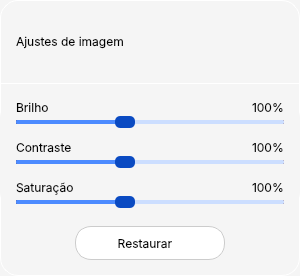
     <widget class="QWidget" name="wdgAdjustments" native="true">
      <property name="sizePolicy">
       <sizepolicy hsizetype="Preferred" vsizetype="Fixed">
        <horstretch>0</horstretch>
        <verstretch>0</verstretch>
       </sizepolicy>
      </property>
      <property name="minimumSize">
       <size>
        <width>300</width>
        <height>276</height>
       </size>
      </property>
      <property name="maximumSize">
       <size>
        <width>300</width>
        <height>276</height>
       </size>
      </property>
      <property name="layoutDirection">
       <enum>Qt::LayoutDirection::LeftToRight</enum>
      </property>
      <property name="autoFillBackground">
       <bool>false</bool>
      </property>
      <property name="styleSheet">
       <string notr="true">QWidget {
    background-color: rgb(245, 245, 245);
    border: 1px solid rgb(255, 255, 255);
    border-radius: 18px;
}

QLabel {
	border: none;
	color: rgb(0, 0, 0);
}
</string>
      </property>
      <layout class="QVBoxLayout" name="verticalLayout_63">
       <property name="spacing">
        <number>16</number>
       </property>
       <property name="leftMargin">
        <number>0</number>
       </property>
       <property name="topMargin">
        <number>16</number>
       </property>
       <property name="rightMargin">
        <number>0</number>
       </property>
       <property name="bottomMargin">
        <number>16</number>
       </property>
       <item>
        <layout class="QHBoxLayout" name="horizontalLayout_94">
         <item>
          <spacer name="hspacerAdjustments_1">
           <property name="orientation">
            <enum>Qt::Orientation::Horizontal</enum>
           </property>
           <property name="sizeType">
            <enum>QSizePolicy::Policy::Fixed</enum>
           </property>
           <property name="sizeHint" stdset="0">
            <size>
             <width>16</width>
             <height>16</height>
            </size>
           </property>
          </spacer>
         </item>
         <item>
          <widget class="QLabel" name="lblAdjustmentsTitle">
           <property name="font">
            <font>
             <family>Inter</family>
             <pointsize>9</pointsize>
             <hintingpreference>PreferNoHinting</hintingpreference>
             <fontweight>Medium</fontweight>
            </font>
           </property>
           <property name="text">
            <string>Ajustes de imagem</string>
           </property>
          </widget>
         </item>
         <item>
          <spacer name="hspacerAdjustments_2">
           <property name="orientation">
            <enum>Qt::Orientation::Horizontal</enum>
           </property>
           <property name="sizeHint" stdset="0">
            <size>
             <width>40</width>
             <height>20</height>
            </size>
           </property>
          </spacer>
         </item>
        </layout>
       </item>
       <item>
        <widget class="Line" name="lineAdjustments">
         <property name="maximumSize">
          <size>
           <width>16777215</width>
           <height>1</height>
          </size>
         </property>
         <property name="styleSheet">
          <string notr="true">QWidget{
	background-color: rgb(28, 28, 28);
}</string>
         </property>
         <property name="orientation">
          <enum>Qt::Orientation::Horizontal</enum>
         </property>
        </widget>
       </item>
       <item>
        <widget class="QFrame" name="frame_7">
         <property name="styleSheet">
          <string notr="true">QFrame{
	background-color: rgb(245, 245, 245);
	border: none;
}</string>
         </property>
         <property name="frameShape">
          <enum>QFrame::Shape::StyledPanel</enum>
         </property>
         <property name="frameShadow">
          <enum>QFrame::Shadow::Raised</enum>
         </property>
         <layout class="QVBoxLayout" name="verticalLayout_7">
          <property name="spacing">
           <number>10</number>
          </property>
          <property name="leftMargin">
           <number>16</number>
          </property>
          <property name="topMargin">
           <number>0</number>
          </property>
          <property name="rightMargin">
           <number>16</number>
          </property>
          <property name="bottomMargin">
           <number>0</number>
          </property>
          <item>
           <widget class="QFrame" name="frame_4">
            <property name="enabled">
             <bool>true</bool>
            </property>
            <property name="sizePolicy">
             <sizepolicy hsizetype="Preferred" vsizetype="Preferred">
              <horstretch>0</horstretch>
              <verstretch>0</verstretch>
             </sizepolicy>
            </property>
            <property name="minimumSize">
             <size>
              <width>0</width>
              <height>0</height>
             </size>
            </property>
            <property name="maximumSize">
             <size>
              <width>16777215</width>
              <height>16777215</height>
             </size>
            </property>
            <property name="font">
             <font/>
            </property>
            <property name="styleSheet">
             <string notr="true">QFrame{
    background: transparent;
}

QLabel{
	color: rgb(0, 0, 0);
}</string>
            </property>
            <property name="frameShape">
             <enum>QFrame::Shape::StyledPanel</enum>
            </property>
            <property name="frameShadow">
             <enum>QFrame::Shadow::Raised</enum>
            </property>
            <layout class="QVBoxLayout" name="verticalLayout_4">
             <property name="spacing">
              <number>0</number>
             </property>
             <property name="leftMargin">
              <number>0</number>
             </property>
             <property name="topMargin">
              <number>0</number>
             </property>
             <property name="rightMargin">
              <number>0</number>
             </property>
             <property name="bottomMargin">
              <number>0</number>
             </property>
             <item>
              <layout class="QHBoxLayout" name="horizontalLayout_4">
               <item>
                <widget class="QLabel" name="lblBrightnessTitle">
                 <property name="maximumSize">
                  <size>
                   <width>16777215</width>
                   <height>16777215</height>
                  </size>
                 </property>
                 <property name="font">
                  <font>
                   <family>Inter</family>
                   <pointsize>9</pointsize>
                   <bold>false</bold>
                   <hintingpreference>PreferNoHinting</hintingpreference>
                  </font>
                 </property>
                 <property name="text">
                  <string>Brilho</string>
                 </property>
                </widget>
               </item>
               <item>
                <spacer name="hspacerBrightness">
                 <property name="orientation">
                  <enum>Qt::Orientation::Horizontal</enum>
                 </property>
                 <property name="sizeType">
                  <enum>QSizePolicy::Policy::Expanding</enum>
                 </property>
                 <property name="sizeHint" stdset="0">
                  <size>
                   <width>8</width>
                   <height>8</height>
                  </size>
                 </property>
                </spacer>
               </item>
               <item>
                <widget class="QLabel" name="lblBrightness">
                 <property name="maximumSize">
                  <size>
                   <width>16777215</width>
                   <height>16777215</height>
                  </size>
                 </property>
                 <property name="font">
                  <font>
                   <family>Inter</family>
                   <pointsize>9</pointsize>
                   <hintingpreference>PreferNoHinting</hintingpreference>
                  </font>
                 </property>
                 <property name="text">
                  <string>100%</string>
                 </property>
                </widget>
               </item>
              </layout>
             </item>
             <item>
              <widget class="QSlider" name="sldBrightness">
               <property name="maximumSize">
                <size>
                 <width>16777215</width>
                 <height>16777215</height>
                </size>
               </property>
               <property name="focusPolicy">
                <enum>Qt::FocusPolicy::ClickFocus</enum>
               </property>
               <property name="layoutDirection">
                <enum>Qt::LayoutDirection::LeftToRight</enum>
               </property>
               <property name="styleSheet">
                <string notr="true">QSlider {
    background: transparent;
	border: none;
}

QSlider::groove:horizontal {
    background: rgb(85, 0, 0);
    height: 4px;
    margin: 0;
    border-radius: 1px;
}

QSlider::sub-page:horizontal {
    background: rgb(76, 139, 255);
    border-radius: 1px;
}

QSlider::add-page:horizontal {
    background: rgb(204, 222, 255);
    border-radius: 1px;
}

QSlider::handle:horizontal {
    background: rgb(10, 74, 194);
    width: 20px;
    height: 8px;
    border-radius: 5px;
    margin: -4px 0;
}</string>
               </property>
               <property name="minimum">
                <number>0</number>
               </property>
               <property name="maximum">
                <number>300</number>
               </property>
               <property name="singleStep">
                <number>5</number>
               </property>
               <property name="pageStep">
                <number>20</number>
               </property>
               <property name="value">
                <number>120</number>
               </property>
               <property name="orientation">
                <enum>Qt::Orientation::Horizontal</enum>
               </property>
               <property name="invertedAppearance">
                <bool>false</bool>
               </property>
               <property name="invertedControls">
                <bool>true</bool>
               </property>
              </widget>
             </item>
            </layout>
           </widget>
          </item>
          <item>
           <widget class="QFrame" name="frame_5">
            <property name="enabled">
             <bool>true</bool>
            </property>
            <property name="sizePolicy">
             <sizepolicy hsizetype="Preferred" vsizetype="Preferred">
              <horstretch>0</horstretch>
              <verstretch>0</verstretch>
             </sizepolicy>
            </property>
            <property name="minimumSize">
             <size>
              <width>0</width>
              <height>0</height>
             </size>
            </property>
            <property name="maximumSize">
             <size>
              <width>16777215</width>
              <height>16777215</height>
             </size>
            </property>
            <property name="font">
             <font/>
            </property>
            <property name="styleSheet">
             <string notr="true">QFrame{
    background: transparent;
}

QLabel{
	color: rgb(0, 0, 0);
}</string>
            </property>
            <property name="frameShape">
             <enum>QFrame::Shape::StyledPanel</enum>
            </property>
            <property name="frameShadow">
             <enum>QFrame::Shadow::Raised</enum>
            </property>
            <layout class="QVBoxLayout" name="verticalLayout_5">
             <property name="spacing">
              <number>0</number>
             </property>
             <property name="leftMargin">
              <number>0</number>
             </property>
             <property name="topMargin">
              <number>0</number>
             </property>
             <property name="rightMargin">
              <number>0</number>
             </property>
             <property name="bottomMargin">
              <number>0</number>
             </property>
             <item>
              <layout class="QHBoxLayout" name="horizontalLayout_5">
               <item>
                <widget class="QLabel" name="lblBrightnessTitle_2">
                 <property name="maximumSize">
                  <size>
                   <width>16777215</width>
                   <height>16777215</height>
                  </size>
                 </property>
                 <property name="font">
                  <font>
                   <family>Inter</family>
                   <pointsize>9</pointsize>
                   <bold>false</bold>
                   <hintingpreference>PreferNoHinting</hintingpreference>
                  </font>
                 </property>
                 <property name="text">
                  <string>Contraste</string>
                 </property>
                </widget>
               </item>
               <item>
                <spacer name="hspacerBrightness_2">
                 <property name="orientation">
                  <enum>Qt::Orientation::Horizontal</enum>
                 </property>
                 <property name="sizeType">
                  <enum>QSizePolicy::Policy::Expanding</enum>
                 </property>
                 <property name="sizeHint" stdset="0">
                  <size>
                   <width>8</width>
                   <height>8</height>
                  </size>
                 </property>
                </spacer>
               </item>
               <item>
                <widget class="QLabel" name="lblBrightness_2">
                 <property name="maximumSize">
                  <size>
                   <width>16777215</width>
                   <height>16777215</height>
                  </size>
                 </property>
                 <property name="font">
                  <font>
                   <family>Inter</family>
                   <pointsize>9</pointsize>
                   <hintingpreference>PreferNoHinting</hintingpreference>
                  </font>
                 </property>
                 <property name="text">
                  <string>100%</string>
                 </property>
                </widget>
               </item>
              </layout>
             </item>
             <item>
              <widget class="QSlider" name="sldBrightness_2">
               <property name="maximumSize">
                <size>
                 <width>16777215</width>
                 <height>16777215</height>
                </size>
               </property>
               <property name="focusPolicy">
                <enum>Qt::FocusPolicy::ClickFocus</enum>
               </property>
               <property name="layoutDirection">
                <enum>Qt::LayoutDirection::LeftToRight</enum>
               </property>
               <property name="styleSheet">
                <string notr="true">QSlider {
    background: transparent;
	border: none;
}

QSlider::groove:horizontal {
    background: rgb(85, 0, 0);
    height: 4px;
    margin: 0;
    border-radius: 1px;
}

QSlider::sub-page:horizontal {
    background: rgb(76, 139, 255);
    border-radius: 1px;
}

QSlider::add-page:horizontal {
    background: rgb(204, 222, 255);
    border-radius: 1px;
}

QSlider::handle:horizontal {
    background: rgb(10, 74, 194);
    width: 20px;
    height: 8px;
    border-radius: 5px;
    margin: -4px 0;
}</string>
               </property>
               <property name="minimum">
                <number>0</number>
               </property>
               <property name="maximum">
                <number>300</number>
               </property>
               <property name="singleStep">
                <number>5</number>
               </property>
               <property name="pageStep">
                <number>20</number>
               </property>
               <property name="value">
                <number>120</number>
               </property>
               <property name="orientation">
                <enum>Qt::Orientation::Horizontal</enum>
               </property>
               <property name="invertedAppearance">
                <bool>false</bool>
               </property>
               <property name="invertedControls">
                <bool>true</bool>
               </property>
              </widget>
             </item>
            </layout>
           </widget>
          </item>
          <item>
           <widget class="QFrame" name="frame_6">
            <property name="enabled">
             <bool>true</bool>
            </property>
            <property name="sizePolicy">
             <sizepolicy hsizetype="Preferred" vsizetype="Preferred">
              <horstretch>0</horstretch>
              <verstretch>0</verstretch>
             </sizepolicy>
            </property>
            <property name="minimumSize">
             <size>
              <width>0</width>
              <height>0</height>
             </size>
            </property>
            <property name="maximumSize">
             <size>
              <width>16777215</width>
              <height>16777215</height>
             </size>
            </property>
            <property name="font">
             <font/>
            </property>
            <property name="styleSheet">
             <string notr="true">QFrame{
    background: transparent;
}

QLabel{
	color: rgb(0, 0, 0);
}</string>
            </property>
            <property name="frameShape">
             <enum>QFrame::Shape::StyledPanel</enum>
            </property>
            <property name="frameShadow">
             <enum>QFrame::Shadow::Raised</enum>
            </property>
            <layout class="QVBoxLayout" name="verticalLayout_6">
             <property name="spacing">
              <number>0</number>
             </property>
             <property name="leftMargin">
              <number>0</number>
             </property>
             <property name="topMargin">
              <number>0</number>
             </property>
             <property name="rightMargin">
              <number>0</number>
             </property>
             <property name="bottomMargin">
              <number>0</number>
             </property>
             <item>
              <layout class="QHBoxLayout" name="horizontalLayout_6">
               <item>
                <widget class="QLabel" name="lblBrightnessTitle_3">
                 <property name="maximumSize">
                  <size>
                   <width>16777215</width>
                   <height>16777215</height>
                  </size>
                 </property>
                 <property name="font">
                  <font>
                   <family>Inter</family>
                   <pointsize>9</pointsize>
                   <bold>false</bold>
                   <hintingpreference>PreferNoHinting</hintingpreference>
                  </font>
                 </property>
                 <property name="text">
                  <string>Saturação</string>
                 </property>
                </widget>
               </item>
               <item>
                <spacer name="hspacerBrightness_3">
                 <property name="orientation">
                  <enum>Qt::Orientation::Horizontal</enum>
                 </property>
                 <property name="sizeType">
                  <enum>QSizePolicy::Policy::Expanding</enum>
                 </property>
                 <property name="sizeHint" stdset="0">
                  <size>
                   <width>8</width>
                   <height>8</height>
                  </size>
                 </property>
                </spacer>
               </item>
               <item>
                <widget class="QLabel" name="lblBrightness_3">
                 <property name="maximumSize">
                  <size>
                   <width>16777215</width>
                   <height>16777215</height>
                  </size>
                 </property>
                 <property name="font">
                  <font>
                   <family>Inter</family>
                   <pointsize>9</pointsize>
                   <hintingpreference>PreferNoHinting</hintingpreference>
                  </font>
                 </property>
                 <property name="text">
                  <string>100%</string>
                 </property>
                </widget>
               </item>
              </layout>
             </item>
             <item>
              <widget class="QSlider" name="sldBrightness_3">
               <property name="maximumSize">
                <size>
                 <width>16777215</width>
                 <height>16777215</height>
                </size>
               </property>
               <property name="focusPolicy">
                <enum>Qt::FocusPolicy::ClickFocus</enum>
               </property>
               <property name="layoutDirection">
                <enum>Qt::LayoutDirection::LeftToRight</enum>
               </property>
               <property name="styleSheet">
                <string notr="true">QSlider {
    background: transparent;
	border: none;
}

QSlider::groove:horizontal {
    background: rgb(85, 0, 0);
    height: 4px;
    margin: 0;
    border-radius: 1px;
}

QSlider::sub-page:horizontal {
    background: rgb(76, 139, 255);
    border-radius: 1px;
}

QSlider::add-page:horizontal {
    background: rgb(204, 222, 255);
    border-radius: 1px;
}

QSlider::handle:horizontal {
    background: rgb(10, 74, 194);
    width: 20px;
    height: 8px;
    border-radius: 5px;
    margin: -4px 0;
}</string>
               </property>
               <property name="minimum">
                <number>0</number>
               </property>
               <property name="maximum">
                <number>300</number>
               </property>
               <property name="singleStep">
                <number>5</number>
               </property>
               <property name="pageStep">
                <number>20</number>
               </property>
               <property name="value">
                <number>120</number>
               </property>
               <property name="orientation">
                <enum>Qt::Orientation::Horizontal</enum>
               </property>
               <property name="invertedAppearance">
                <bool>false</bool>
               </property>
               <property name="invertedControls">
                <bool>true</bool>
               </property>
              </widget>
             </item>
            </layout>
           </widget>
          </item>
         </layout>
        </widget>
       </item>
       <item>
        <layout class="QHBoxLayout" name="horizontalLayout_102">
         <item>
          <spacer name="hspacerAdjustments_8">
           <property name="orientation">
            <enum>Qt::Orientation::Horizontal</enum>
           </property>
           <property name="sizeHint" stdset="0">
            <size>
             <width>40</width>
             <height>20</height>
            </size>
           </property>
          </spacer>
         </item>
         <item>
          <widget class="QPushButton" name="btnResetAdjustments">
           <property name="sizePolicy">
            <sizepolicy hsizetype="Preferred" vsizetype="Fixed">
             <horstretch>0</horstretch>
             <verstretch>0</verstretch>
            </sizepolicy>
           </property>
           <property name="minimumSize">
            <size>
             <width>150</width>
             <height>34</height>
            </size>
           </property>
           <property name="maximumSize">
            <size>
             <width>150</width>
             <height>34</height>
            </size>
           </property>
           <property name="font">
            <font>
             <family>Inter</family>
             <pointsize>9</pointsize>
             <hintingpreference>PreferNoHinting</hintingpreference>
             <fontweight>Medium</fontweight>
            </font>
           </property>
           <property name="layoutDirection">
            <enum>Qt::LayoutDirection::RightToLeft</enum>
           </property>
           <property name="styleSheet">
            <string notr="true">QPushButton{
	background-color: rgb(255, 255, 255);
    border: 1px solid rgb(204, 204, 204);
    border-radius: 16px;
	color: rgb(0, 0, 0)
}

QPushButton::hover{
	background-color: rgb(230, 230, 230);
	border: 1px solid rgb(28, 28, 28);
}
</string>
           </property>
           <property name="text">
            <string>Restaurar   </string>
           </property>
           <property name="shortcut">
            <string/>
           </property>
           <property name="autoRepeat">
            <bool>false</bool>
           </property>
           <property name="autoExclusive">
            <bool>false</bool>
           </property>
           <property name="flat">
            <bool>false</bool>
           </property>
          </widget>
         </item>
         <item>
          <spacer name="hspacerAdjustments_9">
           <property name="orientation">
            <enum>Qt::Orientation::Horizontal</enum>
           </property>
           <property name="sizeHint" stdset="0">
            <size>
             <width>40</width>
             <height>20</height>
            </size>
           </property>
          </spacer>
         </item>
        </layout>
       </item>
      </layout>
     </widget>
